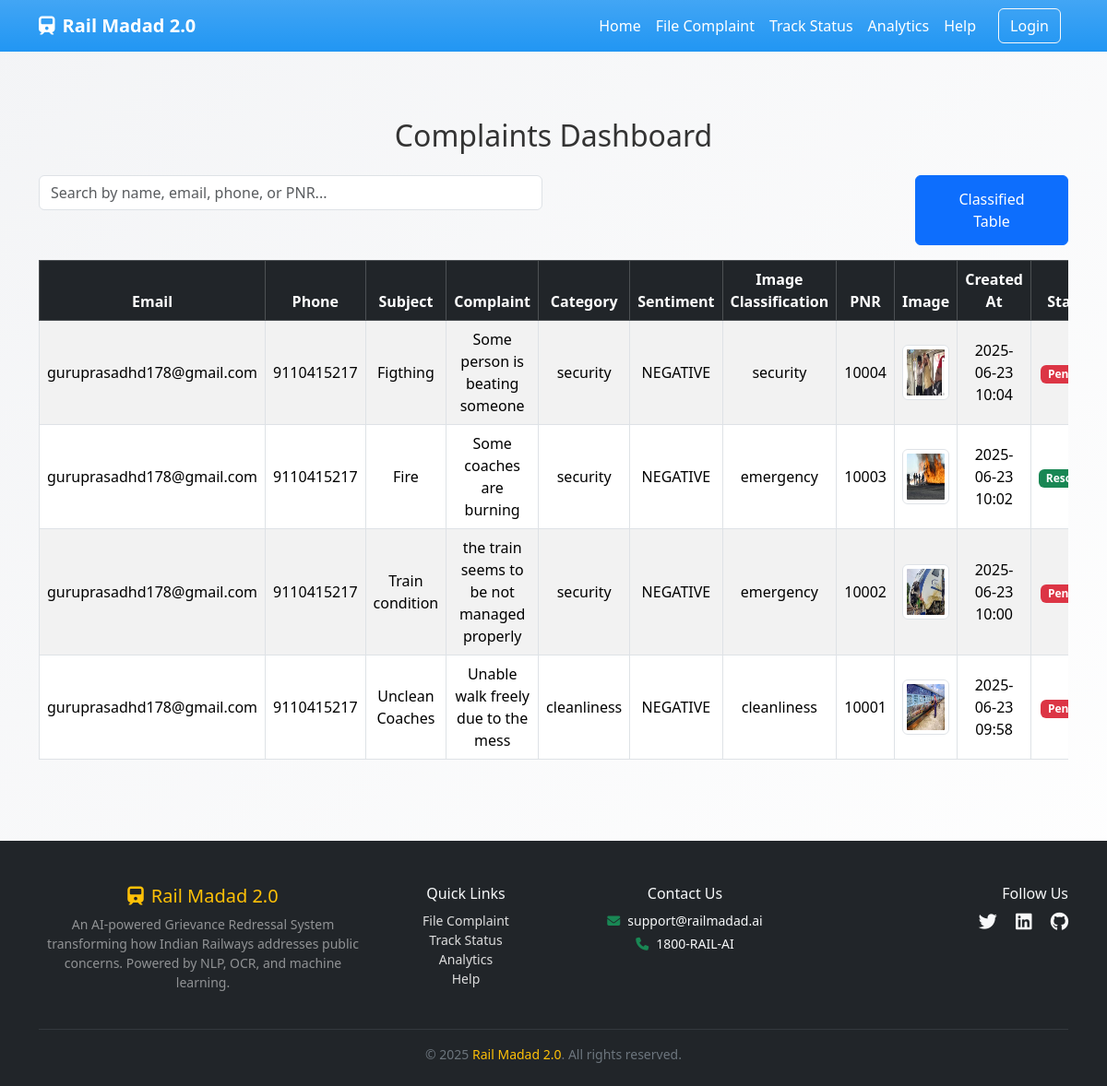
/admins/, run on the app's committed database.
### RailApp/models.py (models this page shows, shortened)
class Complaint(models.Model):
    name = models.CharField(max_length=100, default="Anonymous")  # Optional name
    email = models.EmailField()
    phone = models.CharField(max_length=15)
    subject = models.CharField(max_length=200)
    complaint_text = models.TextField()
    category = models.CharField(max_length=100, default="Uncategorized")
    sentiment = models.CharField(max_length=100, default='none')
    image_classification = models.CharField(max_length=100, default='none')
    pnr_number = models.CharField(max_length=50, default='UNKNOWN')
    complaint_image = models.ImageField(upload_to='complaint_images/', blank=True, null=True)
    created_at = models.DateTimeField(auto_now_add=True)
    is_resolved = models.BooleanField(default=False)

### RailApp/views.py (the view)
# urls.py: path('admins/',views.admin,name='admin'),
def admin(request):
    complaints = Complaint.objects.all().order_by('-created_at')
    return render(request, 'admin.html', {'complaints': complaints})

### RailApp/templates/admin.html (shortened to what this page needs)
{% extends "base.html" %}
{% load static %}
{% block content %}
<div class="container py-5">
    <h2 class="mb-4 text-center">Complaints Dashboard</h2>
    <div class="row mb-3">
        <div class="col-md-6">
            <input type="text" id="searchInput" class="form-control"
                placeholder="Search by name, email, phone, or PNR...">
        </div>
        <div class="col-md-4">
        </div>
        <div class="col-md-2">
            <button class="btn btn-primary">
                <a href="{% url 'classified' %}" class="text-white btn">Classified Table</a>
            </button>
        </div>
    </div>
    <div class="table-responsive">
        <table class="table table-bordered table-hover table-striped align-middle text-center" id="complaintsTable">
            <thead class="table-dark">
                <tr>
                    <th>Email</th>
                    <th>Phone</th>
                    <th>Subject</th>
                    <th>Complaint</th>
                    <th>Category</th>
                    <th>Sentiment</th>
                    <th>Image Classification</th>
                    <th>PNR</th>
                    <th>Image</th>
                    <th>Created At</th>
                    <th>Status</th>
                </tr>
            </thead>
            <tbody>
                {% for complaint in complaints %}
                <tr>
                    <td>{{ complaint.email }}</td>
                    <td>{{ complaint.phone }}</td>
                    <td>{{ complaint.subject }}</td>
                    <td style="max-width: 200px;">{{ complaint.complaint_text|truncatechars:100 }}</td>
                    <td>{{ complaint.category }}</td>
                    <td>{{ complaint.sentiment }}</td>
                    <td>{{ complaint.image_classification }}</td>
                    <td>{{ complaint.pnr_number }}</td>
                    <td>
                        {% if complaint.complaint_image %}
                        <a href="{{ complaint.complaint_image.url }}" target="_blank">
                            <img src="{{ complaint.complaint_image.url }}" alt="Image" class="img-thumbnail"
                                style="height: 60px;">
                        </a>
                        {% else %}
                        No Image
                        {% endif %}
                    </td>
                    <td>{{ complaint.created_at|date:"Y-m-d H:i" }}</td>
                    <td>
                        {% if complaint.is_resolved %}
                        <span class="badge bg-success">Resolved</span>
                        {% else %}
                        <span class="badge bg-danger">Pending</span>
                        {% endif %}
                    </td>
                </tr>
                {% endfor %}
            </tbody>
        </table>
    </div>
</div>
{% endblock %}

### RailApp/static/css/style.css (style rules this page uses)
body { font-family: 'Segoe UI', sans-serif; background: linear-gradient(135deg, #f3f4f6, #ffffff); color: #333; }
.navbar-brand, .nav-link, .btn { color: white !important; font-weight: 500; }

### data on the page
Complaint: email "guruprasadhd178@gmail.com", phone "9110415217", subject "Figthing", complaint_text "Some person is beating someone", category "security", sentiment "NEGATIVE", image_classification "security", pnr_number "10004", complaint_image (picture), created_at "2025-06-23 10:04", is_resolved "Pending"
Complaint: email "guruprasadhd178@gmail.com", phone "9110415217", subject "Fire", complaint_text "Some coaches are burning", category "security", sentiment "NEGATIVE", image_classification "emergency", pnr_number "10003", complaint_image (picture), created_at "2025-06-23 10:02", is_resolved "Resolved"
Complaint: email "guruprasadhd178@gmail.com", phone "9110415217", subject "Train condition", complaint_text "the train seems to be not managed properly", category "security", sentiment "NEGATIVE", image_classification "emergency", pnr_number "10002", complaint_image (picture), created_at "2025-06-23 10:00", is_resolved "Pending"
Complaint: email "guruprasadhd178@gmail.com", phone "9110415217", subject "Unclean Coaches", complaint_text "Unable walk freely due to the mess", category "cleanliness", sentiment "NEGATIVE", image_classification "cleanliness", pnr_number "10001", complaint_image (picture), created_at "2025-06-23 09:58", is_resolved "Pending"
